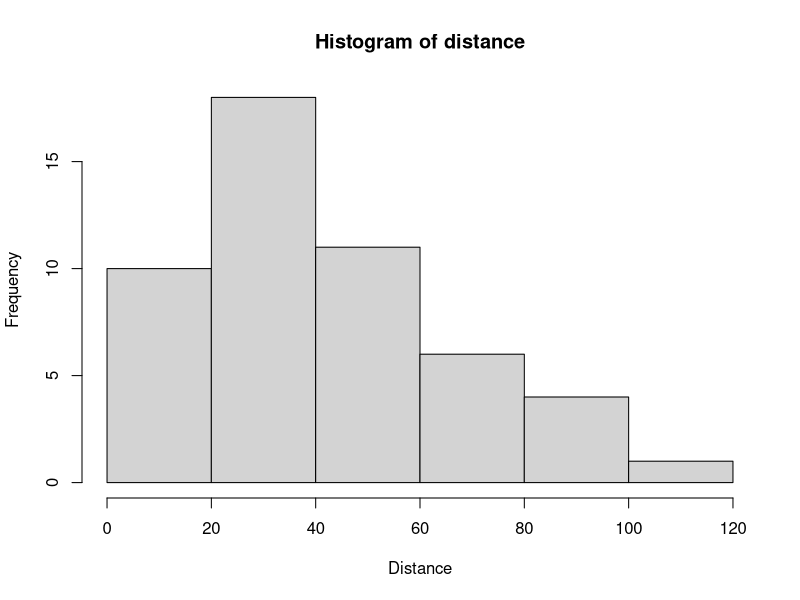

This figure's R source:
## ---- chunk 1
knitr::opts_chunk$set(echo = TRUE, fig.align = "center")
## ---- chunk 2
#this is a code chunk, only code goes here. this is a comment will not be seen as code

data(cars)
?cars
summary(cars$dist)
## ---- chunk 3
mean(cars$speed)
## ---- chunk 4
hist(cars$dist,
     main= "Histogram of distance",
     xlab = "Distance"
     )
